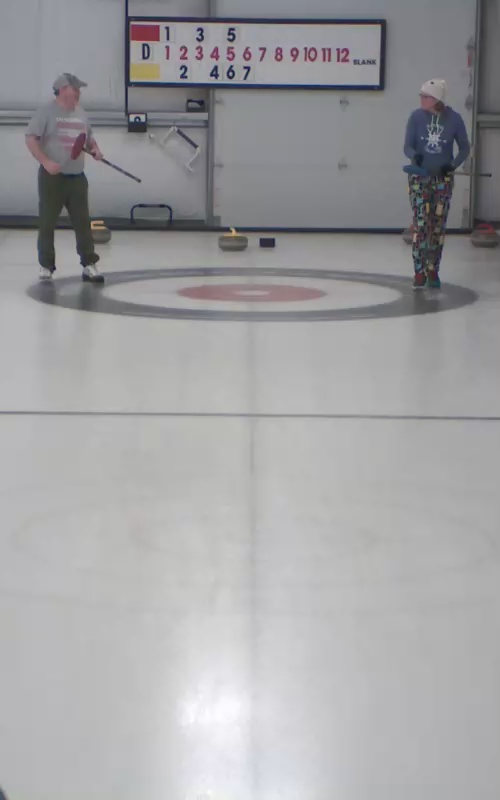
#> input picture samples/d/100119.jpg, 500 x 800 px
$ python app.py
#> lines starting #> are read from the running program, lines starting #| are printed output that depends on the picture
"""Scoreboard reader"""

import os
import cv2
import numpy as np
import pytesseract as tess
from PIL import Image
# tess.pytesseract.tesseract_cmd = r'C:\Tesseract-OCR\tesseract.exe'

def addTuples(a, b):
    if len(a) != len(b):
        raise ValueError("a and b must be the same length")

    result = list(a)
    for i, v in enumerate(b):
        result[i] += v

    return tuple(result)

# From https://www.pyimagesearch.com/2014/08/25/4-point-opencv-getperspective-transform-example/
def order_points(pts):
    rect = np.zeros((4, 2), dtype="float32")

    s = pts.sum(axis=1)
    rect[0] = pts[np.argmin(s)]
    rect[2] = pts[np.argmax(s)]

    diff = np.diff(pts, axis=1)
    rect[1] = pts[np.argmin(diff)]
    rect[3] = pts[np.argmax(diff)]

    return rect

# From https://www.pyimagesearch.com/2014/08/25/4-point-opencv-getperspective-transform-example/
def four_point_transform(image, pts):
    rect = order_points(pts)
    (tl, tr, br, bl) = rect

    widthA = np.sqrt(((br[0] - bl[0]) ** 2) + ((br[1] - bl[1]) ** 2))
    widthB = np.sqrt(((tr[0] - tl[0]) ** 2) + ((tr[1] - tl[1]) ** 2))
    maxWidth = max(int(widthA), int(widthB))

    heightA = np.sqrt(((tr[0] - br[0]) ** 2) + ((tr[1] - br[1]) ** 2))
    heightB = np.sqrt(((tl[0] - bl[0]) ** 2) + ((tl[1] - bl[1]) ** 2))
    maxHeight = max(int(heightA), int(heightB))

    dst = np.array([
        [0, 0],
        [maxWidth - 1, 0],
        [maxWidth - 1, maxHeight - 1],
        [0, maxHeight - 1]], dtype="float32")

    M = cv2.getPerspectiveTransform(rect, dst)
    warped = cv2.warpPerspective(image, M, (maxWidth, maxHeight))

    return warped

def getNumber(image):

    img = cv2.cvtColor(image, cv2.COLOR_BGR2GRAY())

    # Otsu Tresholding automatically find best threshold value
    _, binary_image = cv2.threshold('gray', 0, 255, cv2.THRESH_OTSU)

    # invert the image if the text is white and background is black
    count_white = np.sum(binary_image > 0)
    count_black = np.sum(binary_image == 0)
    if count_black > count_white:
        binary_image = 255 - binary_image

    # padding
    final_image = cv2.copyMakeBorder(image, 10, 10, 10, 10, cv2.BORDER_CONSTANT, value=(255, 255, 255))

    txt = tess.image_to_string(
        final_image, config='--psm 13 --oem 3 -c tessedit_char_whitelist=0123456789')

    return txt
# Paths
samples_path = "./samples/"
samples_path_a = os.path.join(samples_path, "a")
samples_path_b = os.path.join(samples_path, "b")
samples_path_c = os.path.join(samples_path, "c")
samples_path_d = os.path.join(samples_path, "d")

# This one looks "nice"
sample_image_name = "100119.jpg"  # 100246.jpg is also a good one with fewer cards
sample_image_path = os.path.join(samples_path_d, sample_image_name)

# Templates
tl = "templates/scoreboard-tl.jpg"
tr = "templates/scoreboard-tr.jpg"
bl = "templates/scoreboard-bl.jpg"
br = "templates/scoreboard-br.jpg"

offset_tl = (16, 11)
offset_tr = (37, 14)
offset_bl = (14, 22)
offset_br = (32, 9)

# Load images
color = cv2.imread(sample_image_path, cv2.IMREAD_COLOR)
#> color is the input picture: shape (800, 500, 3); mean B, G, R 162.6, 160.6, 160.9
orig = color.copy()

# Load templates
template_tl = cv2.imread(tl, cv2.IMREAD_COLOR)
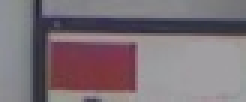
#> input picture templates/scoreboard-tl.jpg, 82 x 34 px (shown 3 times larger)
#> template_tl is the input picture: shape (34, 82, 3); mean B, G, R 118.8, 112.4, 124.2
template_tr = cv2.imread(tr, cv2.IMREAD_COLOR)
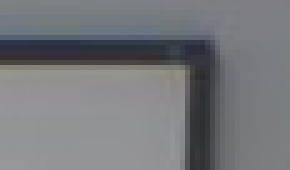
#> input picture templates/scoreboard-tr.jpg, 58 x 34 px (shown 5 times larger)
#> template_tr is the input picture: shape (34, 58, 3); mean B, G, R 123, 119.3, 117.9
template_bl = cv2.imread(bl, cv2.IMREAD_COLOR)
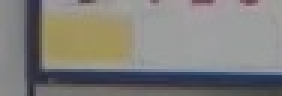
#> input picture templates/scoreboard-bl.jpg, 94 x 32 px (shown 3 times larger)
#> template_bl is the input picture: shape (32, 94, 3); mean B, G, R 123.4, 126.9, 128.6
template_br = cv2.imread(br, cv2.IMREAD_COLOR)
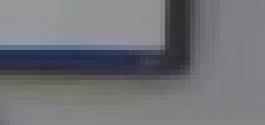
#> input picture templates/scoreboard-br.jpg, 53 x 25 px (shown 5 times larger)
#> template_br is the input picture: shape (25, 53, 3); mean B, G, R 118.9, 114.2, 113.3

shape_tl = template_tl.shape
#> shape_tl = (34, 82, 3)
shape_tr = template_tr.shape
#> shape_tr = (34, 58, 3)
shape_bl = template_bl.shape
#> shape_bl = (32, 94, 3)
shape_br = template_br.shape
#> shape_br = (25, 53, 3)

apply_tl = cv2.matchTemplate(color, template_tl, cv2.TM_CCOEFF_NORMED)
apply_tr = cv2.matchTemplate(color, template_tr, cv2.TM_CCOEFF_NORMED)
apply_bl = cv2.matchTemplate(color, template_bl, cv2.TM_CCOEFF_NORMED)
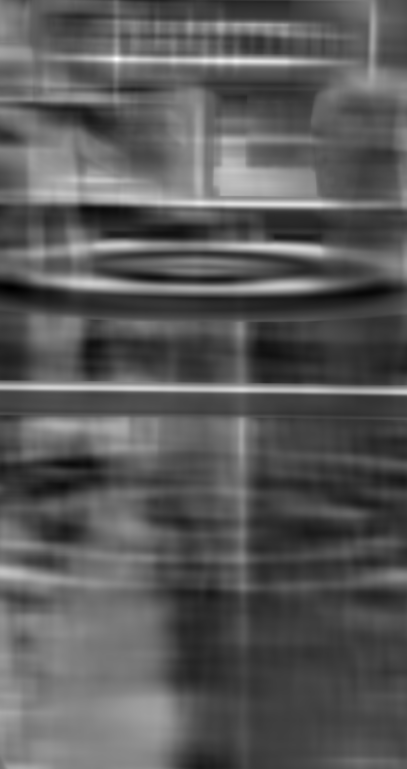
#> apply_bl: shape (769, 407) float32; min -0.621, max 0.916, mean -0.0807; drawn with min black and max white
apply_br = cv2.matchTemplate(color, template_br, cv2.TM_CCOEFF_NORMED)
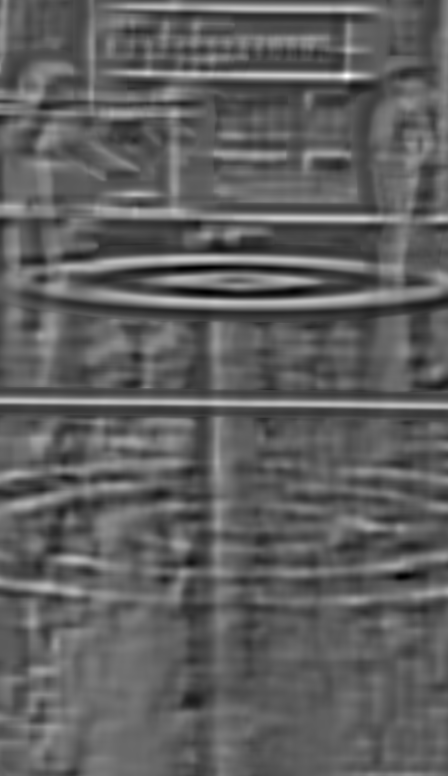
#> apply_br: shape (776, 448) float32; min -0.614, max 0.979, mean -0.0165; drawn with min black and max white

minval_tl, maxval_tl, minloc_tl, maxloc_tl = cv2.minMaxLoc(apply_tl)
#> minval_tl = -0.497; maxval_tl = 0.938; minloc_tl = (74, 436); maxloc_tl = (114, 11)
minval_tr, maxval_tr, minloc_tr, maxloc_tr = cv2.minMaxLoc(apply_tr)
#> minval_tr = -0.569; maxval_tr = 0.976; minloc_tr = (442, 270); maxloc_tr = (343, 11)
minval_bl, maxval_bl, minloc_bl, maxloc_bl = cv2.minMaxLoc(apply_bl)
#> minval_bl = -0.621; maxval_bl = 0.916; minloc_bl = (11, 288); maxloc_bl = (116, 59)
minval_br, maxval_br, minloc_br, maxloc_br = cv2.minMaxLoc(apply_br)
#> minval_br = -0.614; maxval_br = 0.979; minloc_br = (201, 267); maxloc_br = (346, 75)

sbpos_tl = addTuples(maxloc_tl, offset_tl)
#> in addTuples, `result = list(a)`: result = [114, 11]
#> after the loop in addTuples, `for i, v in enumerate(b):`: result = [130, 22]
#> sbpos_tl = (130, 22)
sbpos_tr = addTuples(maxloc_tr, offset_tr)
#> sbpos_tr = (380, 25)
sbpos_bl = addTuples(maxloc_bl, offset_bl)
#> sbpos_bl = (130, 81)
sbpos_br = addTuples(maxloc_br, offset_br)
#> sbpos_br = (378, 84)

# Draw 4 lines to outline the scoreboard
cv2.line(color, sbpos_tl, sbpos_tr, (255, 0, 0), 2)
cv2.line(color, sbpos_tr, sbpos_br, (255, 0, 0), 2)
cv2.line(color, sbpos_br, sbpos_bl, (255, 0, 0), 2)
cv2.line(color, sbpos_bl, sbpos_tl, (255, 0, 0), 2)

corrected = four_point_transform(orig, np.array([sbpos_tl, sbpos_tr, sbpos_bl, sbpos_br], dtype="float32"))
#> in order_points, `s = pts.sum(axis=1)`: s = [152, 405, 211, 462]
#> in order_points, `diff = np.diff(pts, axis=1)`: diff = [-108, -355, -49, -294]
#> in four_point_transform, `rect = order_points(pts)`: rect = [[130, 22], [380, 25], [378, 84], [130, 81]]
#> in four_point_transform, `(tl, tr, br, bl) = rect`: tl = [130, 22]; tr = [380, 25]; br = [378, 84]; bl = [130, 81]
#> in four_point_transform, `widthA = np.sqrt(((br[0] - bl[0]) ** 2) + ((br[1] - bl[1]) ** 2))`: widthA = 248
#> in four_point_transform, `widthB = np.sqrt(((tr[0] - tl[0]) ** 2) + ((tr[1] - tl[1]) ** 2))`: widthB = 250
#> in four_point_transform, `heightA = np.sqrt(((tr[0] - br[0]) ** 2) + ((tr[1] - br[1]) ** 2))`: heightA = 59.03
#> in four_point_transform, `heightB = np.sqrt(((tl[0] - bl[0]) ** 2) + ((tl[1] - bl[1]) ** 2))`: heightB = 59
#> in four_point_transform, `dst = np.array([ [0, 0], [maxWidth - 1, 0], [maxWidth - 1, maxHeight -..`: dst = [[0, 0], [249, 0], [249, 58], [0, 58]]
#> in four_point_transform, `M = cv2.getPerspectiveTransform(rect, dst)`: M = [[0.994, 5.75e-17, -129.2], [-0.0117, 0.973, -19.88], [3.26e-06, -0.000135, 1]]
visualizer = corrected.copy()

# Horizontal lines
red_divider_y = round(visualizer.shape[0] / 3)
#> red_divider_y = 20
yellow_divider_y = red_divider_y * 2
#> yellow_divider_y = 40

# Vertical lines
offset_left = 30
cell_width = 15.85

# Extract ROIs
red_cells = []
yellow_cells = []
for i in range(12):
    left_with_extra_room = offset_left + round(cell_width * i) - 0
    right_with_extra_room = left_with_extra_room + round(cell_width) + 4
    red_roi = corrected[0:red_divider_y, left_with_extra_room:right_with_extra_room]
    yellow_roi = corrected[yellow_divider_y:, left_with_extra_room:right_with_extra_room]
    red_cells.append(red_roi)
    yellow_cells.append(yellow_roi)
#> this loop made 12 passes
#> pass 3, `red_roi = corrected[0:red_divider_y, left_with_extra_room:right_with_e..`:
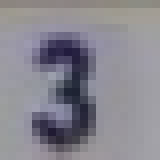
#> red_roi: shape (20, 20, 3) (shown 8 times larger); mean B, G, R 143.4, 134.2, 136.1
#> after the loop, red_cells = 12 items; yellow_cells = 12 items

# OCR red_cells and yellow_cells

# OCR red_cells and yellow_cells
text_r = []
conf = r'--oem 3 --psm 10 -c tessedit_char_whitelist=0123456789'
for j in range(12):
#> (the run stopped early here; a loop or call above may not have finished)
